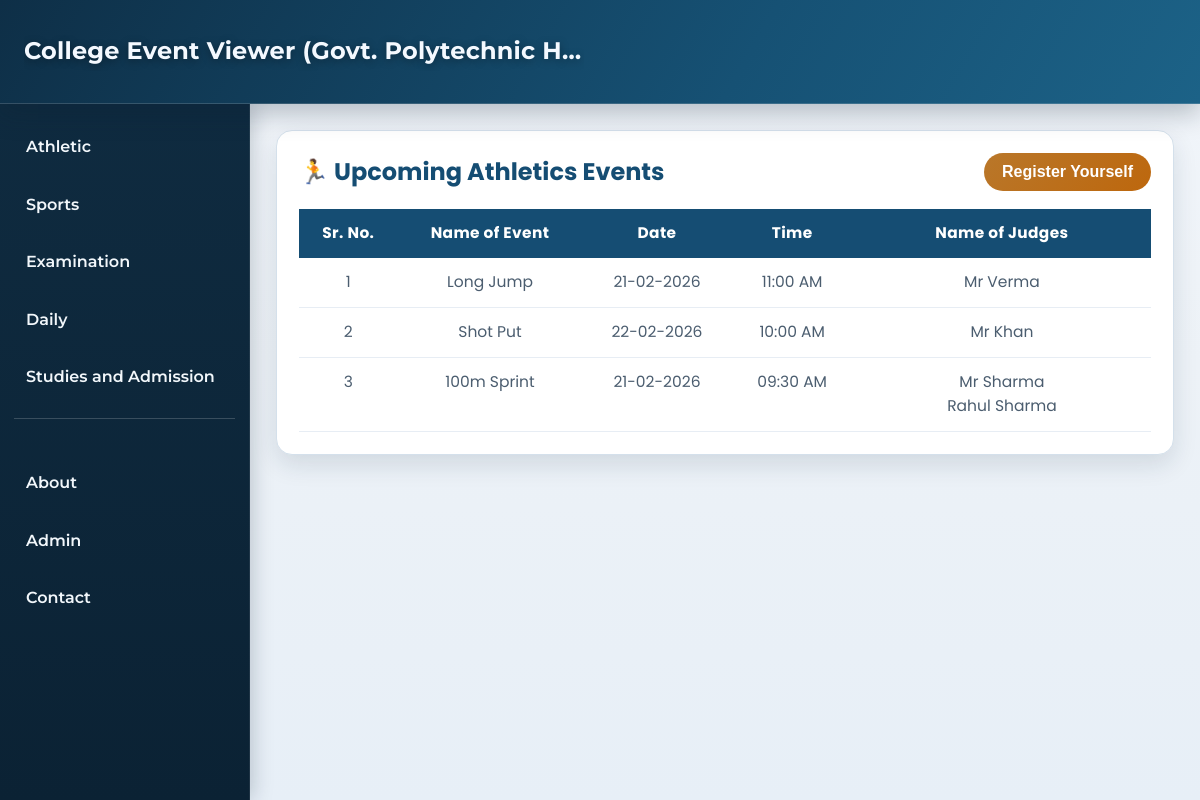
The page /athletic on the database its author committed.
### main.py (models this page shows)
class Athletic(db.Model):
    id = db.Column(db.Integer, primary_key=True)
    eventName = db.Column(db.String(50), nullable=False)
    date = db.Column(db.String(50), nullable=False)
    time = db.Column(db.String(50), nullable=False)
    judges = db.Column(db.String(500), nullable=False)

### main.py (the view)
@app.route("/athletic")
def athletic():
    eventdata = Athletic.query.all()
    for event in eventdata:
        event.formatted_date = datetime.strptime(
            event.date, "%Y-%m-%d"
        ).strftime("%d-%m-%Y")
        event.formatted_time = datetime.strptime(
            event.time, "%H:%M"
        ).strftime("%I:%M %p")
    return render_template('athletic.html' , events=eventdata)

### templates/athletic.html (shortened to what this page needs)
{%extends "clientBase.html"%}
{%block content%}
<main class="content">
    <div class="event-container">
        <div class="event-header">
            <h2>🏃 Upcoming Athletics Events</h2>
            <a href="/event-register">
                <button class="register-btn">Register Yourself</button>
            </a>
        </div>
        <table class="event-table">
            <thead>
                <tr>
                    <th>Sr. No.</th>
                    <th>Name of Event</th>
                    <th>Date</th>
                    <th>Time</th>
                    <th>Name of Judges</th>
                </tr>
            </thead>
            <tbody>
                <tr>
                    {% for event in events %}
                    <td>{{ loop.index }}</td>
                    <td>{{ event.eventName}}</td>
                    <td>{% if previous_date == event.date %}
                        -Do-
                        {% else %}
                        {{ event.formatted_date }}
                        {% endif %}</td>
                    <td>{{ event.formatted_time }}</td>
                    <td>{% for judge in event.judges.split(',') %}
                        {{ judge }}<br>
                        {% endfor %}</td>
                </tr>
                {% endfor %}
            </tbody>
        </table>
    </div>
</main>
{%endblock%}

### static/Style.css (style rules this page uses)
:root { --header-height: 104px; --sidebar-width: 250px; --bg: #edf2f7; --surface: #ffffff; --text: #1b2b3a; --muted: #4b5d6f; --primary: #154d73; --primary-strong: #0f3956; --accent: #b9772a; --danger: #b13b40; --sidebar: #0f2b40; --sidebar-hover: #184664; --border: #d4e0eb; --shadow-soft: 0 10px 25px rgba(13, 41, 62, 0.12); }
* { margin: 0; padding: 0; box-sizing: border-box; }
body { min-height: 100vh; font-size: 16px; font-family: 'Poppins', sans-serif; background: linear-gradient(180deg, #f2f6fb 0%, var(--bg) 45%, #e7eff7 100%); color: var(--text); line-height: 1.6; overflow-x: hidden; }
.content { margin-left: var(--sidebar-width); min-height: 100vh; padding: calc(var(--header-height) + 26px) 26px 24px; }
.event-container { width: 100%; margin: 0; padding: 22px; border-radius: 16px; background: var(--surface); border: 1px solid var(--border); box-shadow: var(--shadow-soft); overflow-x: auto; -webkit-overflow-scrolling: touch; }
.event-container h2 { font-size: clamp(1.3rem, 2vw, 1.7rem); color: var(--primary); }
.event-header { display: flex; flex-wrap: wrap; align-items: center; justify-content: space-between; gap: 16px; margin-bottom: 18px; }
.register-btn { padding: 10px 18px; border: none; border-radius: 999px; background: linear-gradient(135deg, var(--accent), #bd670d); color: #ffffff; font-size: 1rem; font-weight: 600; cursor: pointer; transition: transform 0.2s ease, box-shadow 0.2s ease; }
.event-table { width: 100%; min-width: 660px; border-collapse: collapse; font-size: 1.01rem; }
.event-table thead { background: var(--primary); color: #ffffff; }
.event-table th, .event-table td { padding: 12px; text-align: center; }
.event-table th { letter-spacing: 0.4px; font-size: 0.96rem; }
.event-table tbody tr { border-bottom: 1px solid #e7edf4; transition: background-color 0.2s ease; }
.event-table td { vertical-align: top; color: var(--muted); font-size: 0.97rem; }
.event-table th:nth-child(5), .event-table td:nth-child(5) { width: 35%; }

### rows shown on the page
Athletic: eventName "Long Jump", formatted_date "21-02-2026", formatted_time "11:00 AM", judges "Mr Verma"
Athletic: eventName "Shot Put", formatted_date "22-02-2026", formatted_time "10:00 AM", judges "Mr Khan"
Athletic: eventName "100m Sprint", formatted_date "21-02-2026", formatted_time "09:30 AM", judge "Mr Sharma" "Rahul Sharma"
